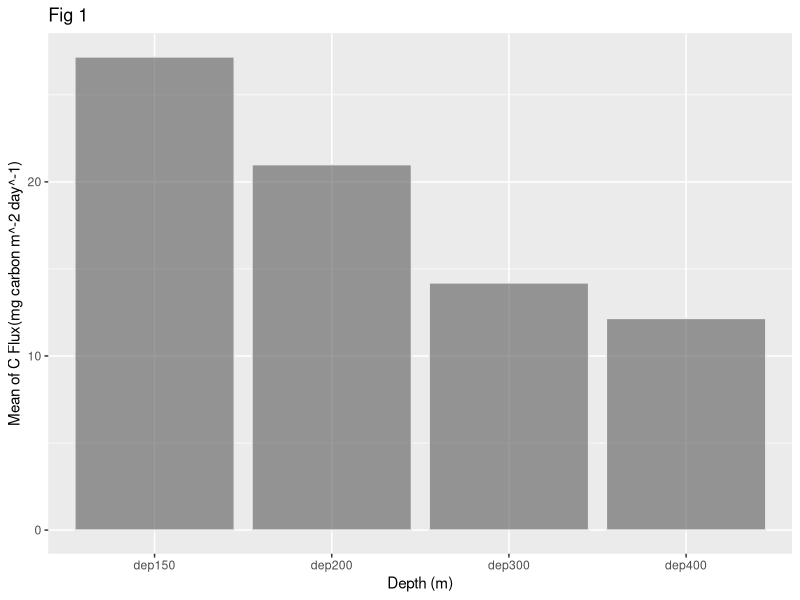
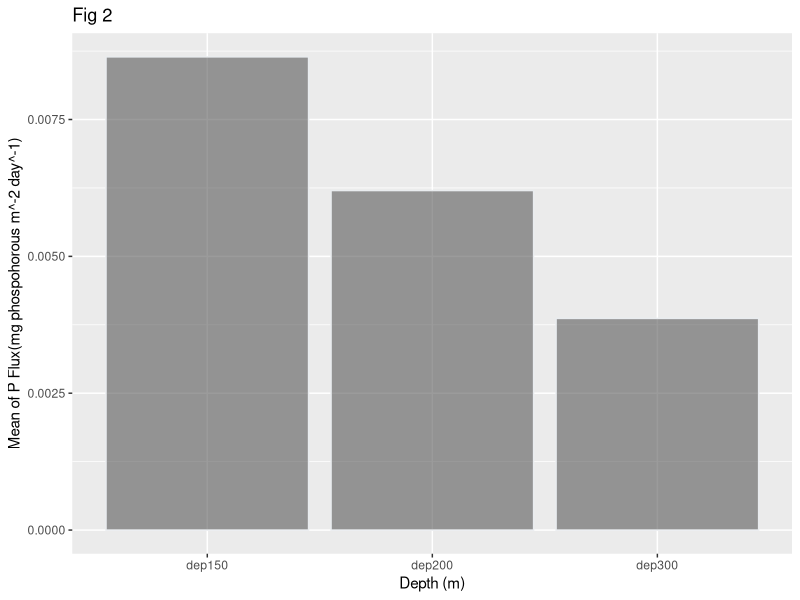
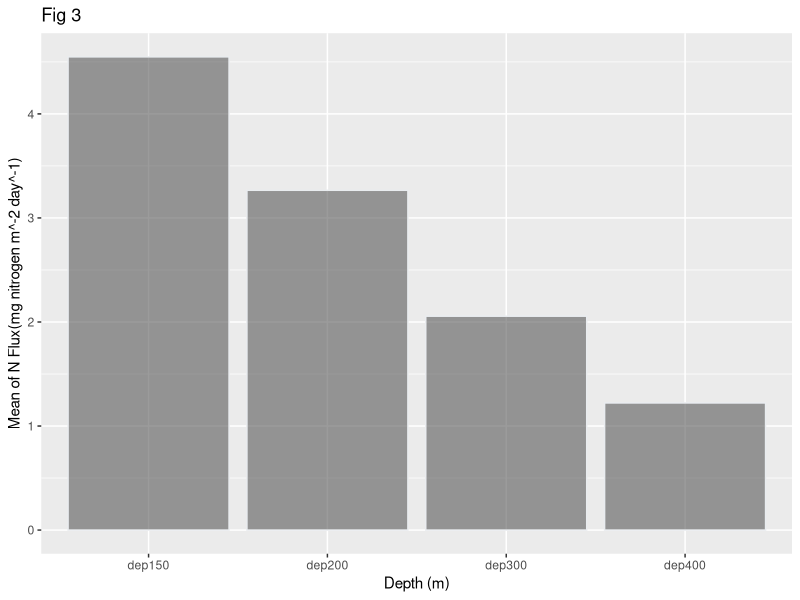
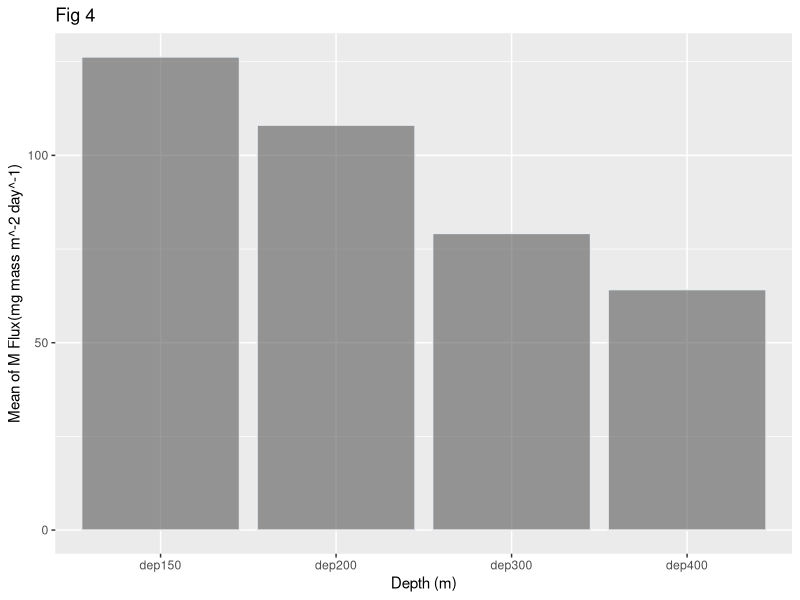
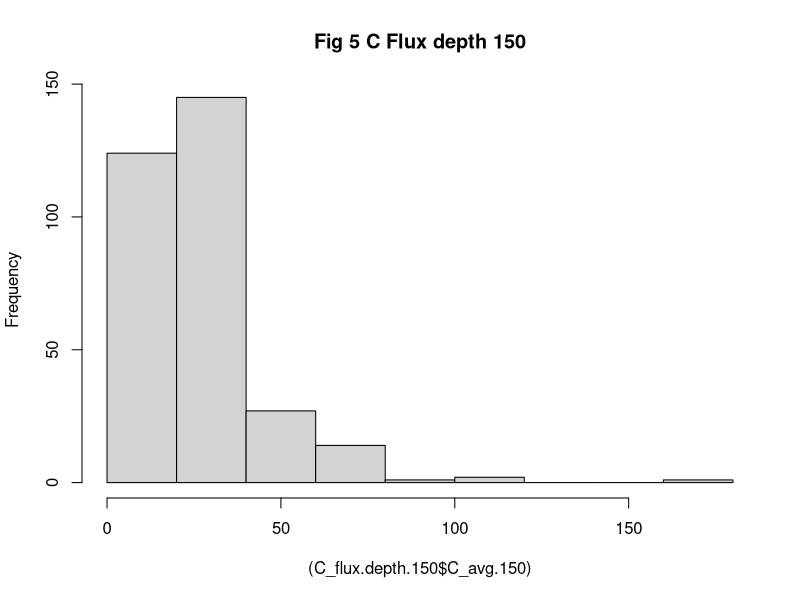
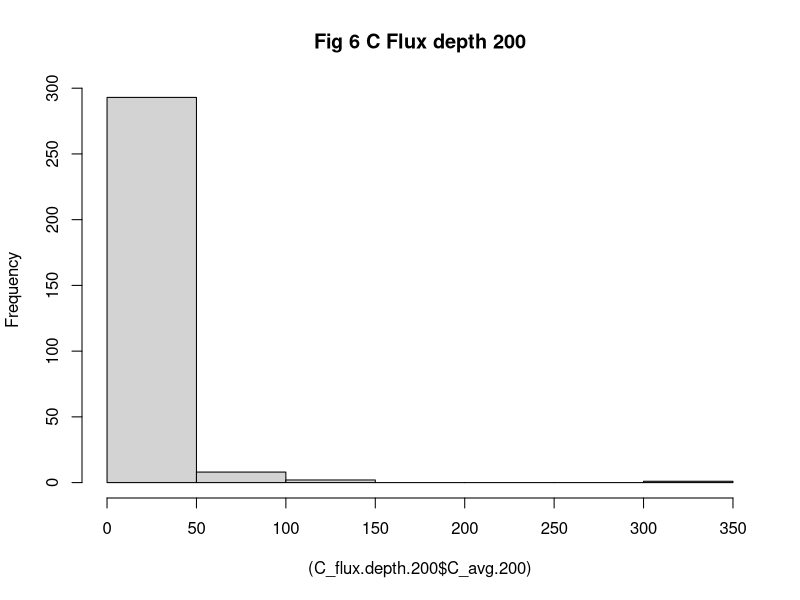
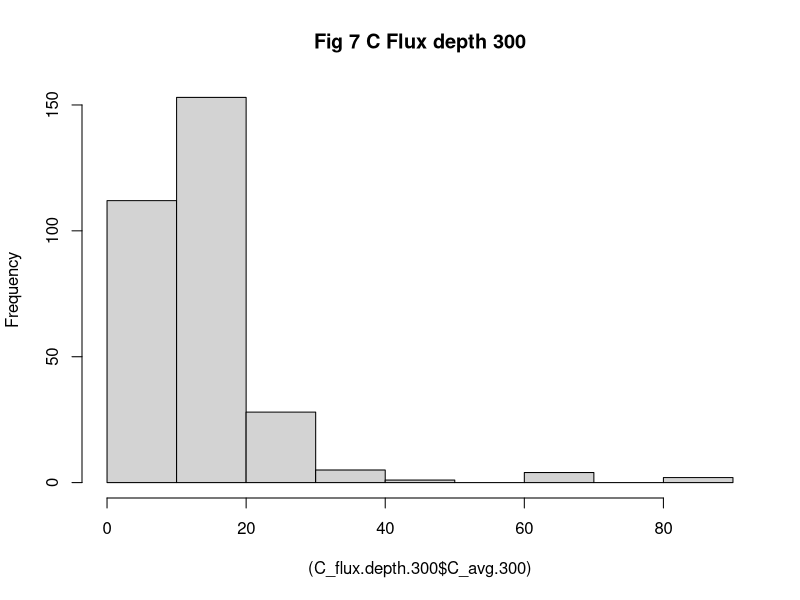
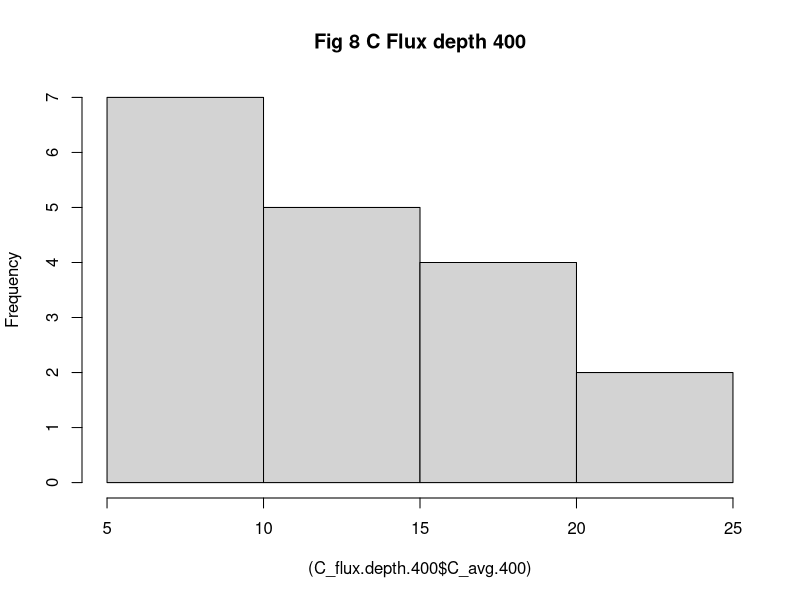

R code for these plots, in order:
## ---- chunk 1
rm(list=ls(all=TRUE))  #Housekeeping: clear out old files

options(warn = -1)
knitr::opts_chunk$set(echo = T, fig.height=6, fig.width=8, warning = F, message = F) 
## ---- chunk 2
bats_flux <- read.csv("bats_flux.csv")

delete.na <- function(DF, n=0) {
  DF[rowSums(is.na(DF)) <= n,]
} #Function that takes rows out that contains NAs 
bats_flux.noNA <- delete.na(bats_flux) # Take out rows containing NAs 

# Too many observations taken out, lets subset a new data frame

Data <- subset(bats_flux,select = c("cr","dep","yymmdd1","yymmdd2","Lat2","Lat2.1","Long1","Long2","M_avg","C_avg","N_avg","P_avg"))
Data.noNA <- delete.na(Data)

# now we can use Data.noNA to compare each flux to one another, since no flux contains NAs

## ---- chunk 3
head(Data.noNA)
## ---- chunk 4
# separate each flux into its own dataframe 
# delete rows that contain NAs 
C_flux.data <- delete.na(subset(Data,select = c("cr","dep","yymmdd1","yymmdd2","Lat2","Lat2.1","Long1","Long2","C_avg")))
N_flux.data <- delete.na(subset(Data,select = c("cr","dep","yymmdd1","yymmdd2","Lat2","Lat2.1","Long1","Long2","N_avg")))
P_flux.data <- delete.na(subset(Data,select = c("cr","dep","yymmdd1","yymmdd2","Lat2","Lat2.1","Long1","Long2","P_avg")))
M_flux.data <- delete.na(subset(Data,select = c("cr","dep","yymmdd1","yymmdd2","Lat2","Lat2.1","Long1","Long2","M_avg")))
## ---- chunk 5
# Subset each depth and rename columns 
library(tidyverse)
library(dplyr)
# use tideyverse instead
C_flux.depth.150 <- subset(C_flux.data, dep == 150)
C_flux.depth.150 <- rename(C_flux.depth.150,c("dep.150" = "dep"))
C_flux.depth.150 <- rename(C_flux.depth.150, c("C_avg.150" = "C_avg" ))
C_flux.depth.200 <- subset(C_flux.data, dep == 200)
C_flux.depth.200 <- rename(C_flux.depth.200, c("dep.200"="dep"))
C_flux.depth.200 <- rename(C_flux.depth.200, c("C_avg.200" ="C_avg"))
C_flux.depth.300 <- subset(C_flux.data, dep == 300)
C_flux.depth.300 <- rename(C_flux.depth.300, c("dep.300"="dep"))
C_flux.depth.300 <- rename(C_flux.depth.300, c("C_avg.300" ="C_avg"))
C_flux.depth.400 <- subset(C_flux.data, dep == 400)
C_flux.depth.400 <- rename(C_flux.depth.400, c("dep.400"="dep"))
C_flux.depth.400 <- rename(C_flux.depth.400, c("C_avg.400" ="C_avg"))
## ---- chunk 6
N_flux.depth.150 <- subset(N_flux.data, dep == 150)
N_flux.depth.150 <- rename(N_flux.depth.150, c("dep.150"="dep"))
N_flux.depth.150 <- rename(N_flux.depth.150, c("N_avg.150" ="N_avg"))
N_flux.depth.200 <- subset(N_flux.data, dep == 200)
N_flux.depth.200 <- rename(N_flux.depth.200, c("dep.200"="dep"))
N_flux.depth.200 <- rename(N_flux.depth.200, c("N_avg.200" ="N_avg"))
N_flux.depth.300 <- subset(N_flux.data, dep == 300)
N_flux.depth.300 <- rename(N_flux.depth.300, c("dep.300"="dep"))
N_flux.depth.300 <- rename(N_flux.depth.300, c("N_avg.300" ="N_avg"))
N_flux.depth.400 <- subset(N_flux.data, dep == 400)
N_flux.depth.400 <- rename(N_flux.depth.400, c("dep.400"="dep"))
N_flux.depth.400 <- rename(N_flux.depth.400, c("N_avg.400" ="N_avg"))
## ---- chunk 7
P_flux.depth.150 <- subset(P_flux.data, dep == 150)
P_flux.depth.150 <- rename(P_flux.depth.150, c("dep.150"="dep"))
P_flux.depth.150 <- rename(P_flux.depth.150, c("P_avg.150" ="P_avg"))
P_flux.depth.200 <- subset(P_flux.data, dep == 200)
P_flux.depth.200 <- rename(P_flux.depth.200, c("dep.200"="dep"))
P_flux.depth.200 <- rename(P_flux.depth.200, c("P_avg.200" ="P_avg"))
P_flux.depth.300 <- subset(P_flux.data, dep == 300)
P_flux.depth.300 <- rename(P_flux.depth.300, c("dep.300"="dep"))
P_flux.depth.300 <- rename(P_flux.depth.300, c("P_avg.300" ="P_avg"))
P_flux.depth.400 <- subset(P_flux.data, dep == 400)
P_flux.depth.400 <- rename(P_flux.depth.400, c("dep.400"="dep"))
P_flux.depth.400 <- rename(P_flux.depth.400, c("P_avg.400" ="P_avg"))
## ---- chunk 8
M_flux.depth.150 <- subset(M_flux.data, dep == 150)
M_flux.depth.150 <- rename(M_flux.depth.150, c("dep.150"="dep"))
M_flux.depth.150 <- rename(M_flux.depth.150, c("M_avg.150" ="M_avg"))
M_flux.depth.200 <- subset(M_flux.data, dep == 200)
M_flux.depth.200 <- rename(M_flux.depth.200, c("dep.200"="dep"))
M_flux.depth.200 <- rename(M_flux.depth.200, c("M_avg.200" ="M_avg"))
M_flux.depth.300 <- subset(M_flux.data, dep == 300)
M_flux.depth.300 <- rename(M_flux.depth.300, c("dep.300"="dep"))
M_flux.depth.300 <- rename(M_flux.depth.300, c("M_avg.300" ="M_avg"))
M_flux.depth.400 <- subset(M_flux.data, dep == 400)
M_flux.depth.400 <- rename(M_flux.depth.400, c("dep.400"="dep"))
M_flux.depth.400 <- rename(M_flux.depth.400, c("M_avg.400" ="M_avg"))
## ---- chunk 9
#n values for C-flux
length(C_flux.depth.150$C_avg.150)
length(C_flux.depth.200$C_avg.200)
length(C_flux.depth.300$C_avg.300)
length(C_flux.depth.400$C_avg.400)
## ---- chunk 10
muCflux150 <- mean(C_flux.depth.150$C_avg.150) #focusing on mean of C-avg at depth 150
s.e150c <- sd(C_flux.depth.150$C_avg.150) / sqrt(314)  #need to find s.e

muCflux200 <- mean(C_flux.depth.200$C_avg.200) #focusing on mean of C-avg at depth 200
s.e200c <- sd(C_flux.depth.200$C_avg.200) / sqrt(304)

muCflux300 <- mean(C_flux.depth.300$C_avg.300) #focusing on mean of C-avg at depth 300
s.e300c <- sd(C_flux.depth.300$C_avg.300) / sqrt(305)

muCflux400 <- mean(C_flux.depth.400$C_avg.400) #focusing on mean of C-avg at depth 400
s.e400c <- sd(C_flux.depth.400$C_avg.400) / sqrt(18)

bar.Cflux <- data.frame(c("dep150","dep200","dep300","dep400"), c(muCflux150,muCflux200,muCflux300,muCflux400), c(s.e150c,s.e200c,s.e300c,s.e400c))
colnames(bar.Cflux)[1] <- "Depth"
colnames(bar.Cflux)[2] <- "C_flux.Mean"
colnames(bar.Cflux)[3] <- "C_flux.SE"
bar.Cflux
## ---- chunk 11
library(ggplot2)
library(dplyr)

xval <- bar.Cflux$Depth #character objects need quotes
yval <- bar.Cflux$`C_flux.Mean`

ggplot()+geom_col(bar.Cflux, mapping=aes(x= Depth, y = C_flux.Mean), color="#e9ecef", alpha=0.6,) +                                     
xlab("Depth (m)") + ylab("Mean of C Flux(mg carbon m^-2 day^-1)") + ggtitle("Fig 1")               
## ---- chunk 12
#n values for P-flux
length(P_flux.depth.150$P_avg.150)
length(P_flux.depth.200$P_avg.200)
length(P_flux.depth.300$P_avg.300)
length(P_flux.depth.400$P_avg.400)
## ---- chunk 13
muPflux150 <- mean(P_flux.depth.150$P_avg.150) #focusing on mean of P-avg at depth 150
s.e150p <- sd(P_flux.depth.150$P_avg.150) / sqrt(109)  #need to find s.e

muPflux200 <- mean(P_flux.depth.200$P_avg.200) #focusing on mean of P-avg at depth 200
s.e200p <- sd(P_flux.depth.200$P_avg.200) / sqrt(106)

muPflux300 <- mean(P_flux.depth.300$P_avg.300) #focusing on mean of P-avg at depth 300
s.e300p <- sd(P_flux.depth.300$P_avg.300) / sqrt(105)

bar.Pflux <- data.frame(c("dep150","dep200","dep300"), c(muPflux150,muPflux200,muPflux300), c(s.e150p,s.e200p,s.e300p))
colnames(bar.Pflux)[1] <- "Depth"
colnames(bar.Pflux)[2] <- "P_flux.Mean"
colnames(bar.Pflux)[3] <- "P_flux.SE"
bar.Pflux
## ---- chunk 14
library(ggplot2)
library(dplyr)

xval <- bar.Pflux$Depth #character objects need quotes
yval <- bar.Pflux$`P_flux.Mean`

ggplot()+geom_col(bar.Pflux, mapping=aes(x= Depth, y = P_flux.Mean), color="#e9ecef", alpha=0.6,) +                                     
xlab("Depth (m)") + ylab("Mean of P Flux(mg phospohorous m^-2 day^-1)") + ggtitle("Fig 2")                    
## ---- chunk 15
#n values for N-flux
length(N_flux.depth.150$N_avg.150)
length(N_flux.depth.200$N_avg.200)
length(N_flux.depth.300$N_avg.300)
length(N_flux.depth.400$N_avg.400)
## ---- chunk 16
muNflux150 <- mean(N_flux.depth.150$N_avg.150) #focusing on mean of P-avg at depth 150
s.e150n <- sd(N_flux.depth.150$N_avg.150) / sqrt(312)  #need to find s.e

muNflux200 <- mean(N_flux.depth.200$N_avg.200) #focusing on mean of P-avg at depth 200
s.e200n <- sd(N_flux.depth.200$N_avg.200) / sqrt(302)

muNflux300 <- mean(N_flux.depth.300$N_avg.300) #focusing on mean of P-avg at depth 300
s.e300n <- sd(N_flux.depth.300$N_avg.300) / sqrt(303)

muNflux400 <- mean(N_flux.depth.400$N_avg.400) #focusing on mean of C-avg at depth 400
s.e400n <- sd(N_flux.depth.400$N_avg.400) / sqrt(18)

bar.Nflux <- data.frame(c("dep150","dep200","dep300","dep400"), c(muNflux150,muNflux200,muNflux300,muNflux400), c(s.e150n,s.e200n,s.e300n,s.e400n))
colnames(bar.Nflux)[1] <- "Depth"
colnames(bar.Nflux)[2] <- "N_flux.Mean"
colnames(bar.Nflux)[3] <- "N_flux.SE"
bar.Nflux
## ---- chunk 17
library(ggplot2)
library(dplyr)

xval <- bar.Nflux$Depth #character objects need quotes
yval <- bar.Nflux$`N_flux.Mean`

ggplot()+geom_col(bar.Nflux, mapping=aes(x= Depth, y = N_flux.Mean), color="#e9ecef", alpha=0.6,) +                                     
xlab("Depth (m)") + ylab("Mean of N Flux(mg nitrogen m^-2 day^-1)") + ggtitle("Fig 3")               
## ---- chunk 18
#n values for M-flux
length(M_flux.depth.150$M_avg.150)
length(M_flux.depth.200$M_avg.200)
length(M_flux.depth.300$M_avg.300)
length(M_flux.depth.400$M_avg.400)
## ---- chunk 19
muMflux150 <- mean(M_flux.depth.150$M_avg.150) #focusing on mean of P-avg at depth 150
s.e150m <- sd(M_flux.depth.150$M_avg.150) / sqrt(314)  #need to find s.e

muMflux200 <- mean(M_flux.depth.200$M_avg.200) #focusing on mean of P-avg at depth 200
s.e200m <- sd(M_flux.depth.200$M_avg.200) / sqrt(305)

muMflux300 <- mean(M_flux.depth.300$M_avg.300) #focusing on mean of P-avg at depth 300
s.e300m <- sd(M_flux.depth.300$M_avg.300) / sqrt(305)

muMflux400 <- mean(M_flux.depth.400$M_avg.400) #focusing on mean of C-avg at depth 400
s.e400m <- sd(M_flux.depth.400$M_avg.400) / sqrt(17)

bar.Mflux <- data.frame(c("dep150","dep200","dep300","dep400"), c(muMflux150,muMflux200,muMflux300,muMflux400), c(s.e150m,s.e200m,s.e300m,s.e400m))
colnames(bar.Mflux)[1] <- "Depth"
colnames(bar.Mflux)[2] <- "M_flux.Mean"
colnames(bar.Mflux)[3] <- "M_flux.SE"
bar.Mflux
## ---- chunk 20
library(ggplot2)
library(dplyr)


xval <- bar.Mflux$Depth #character objects need quotes
yval <- bar.Mflux$`M_flux.Mean`

ggplot()+geom_col(bar.Mflux, mapping=aes(x= Depth, y = M_flux.Mean), color="#e9ecef", alpha=0.6,) +                                     
xlab("Depth (m)") + ylab("Mean of M Flux(mg mass m^-2 day^-1)") + ggtitle("Fig 4")          
## ---- chunk 21
# Checking for normaility and no outliers in Carbon Flux 

hist((C_flux.depth.150$C_avg.150), main ="Fig 5 C Flux depth 150")
hist((C_flux.depth.200$C_avg.200), main ="Fig 6 C Flux depth 200")
hist((C_flux.depth.300$C_avg.300), main ="Fig 7 C Flux depth 300")
hist((C_flux.depth.400$C_avg.400), main ="Fig 8 C Flux depth 400")

# using natural log to Transform the data 

hist(log(C_flux.depth.150$C_avg.150), main ="Fig 9 C Flux depth 150 (log)")
hist(log(C_flux.depth.200$C_avg.200), main ="Fig 10 C Flux depth 200 (log)")
hist(log(C_flux.depth.300$C_avg.300), main ="Fig 11 C Flux depth 300 (log)")
hist(log(C_flux.depth.400$C_avg.400), main ="Fig 12 C Flux depth 400 (log)")
## ---- chunk 22
# Checking for outliers
par(mfrow=c(1,1))
i = "150"

depth <- c("150", "200", "300", "400")
test.object <- NULL
for (i in depth){
  test <- cbind(i,get(paste0("C_flux.depth.", i))[,9])
  test.object <- rbind(test.object,test)
}
test.object <- as.data.frame(test.object)
#View(test.object)
boxplot(log(as.numeric(test.object$V2))~test.object$i, main = "Figure 5", xlab = "Depth (m)", ylab = "log of C-Flux (mg carbon m^-2 day^-1)")
Dsts.test <- rbind(cbind(C_flux.depth.150$C_avg.150))
## ---- chunk 23
# Checking for normaility and no outliers in Nitrogen Flux 

hist((N_flux.depth.150$N_avg.150), breaks = "FD", main ="Fig 17 N Flux depth 150")
hist((N_flux.depth.200$N_avg.200), breaks = "FD", main ="Fig 18 N Flux depth 200")
hist((N_flux.depth.300$N_avg.300), breaks = "FD", main ="Fig 19 N Flux depth 300")
hist((N_flux.depth.400$N_avg.400), breaks = "FD", main ="Fig 20 N Flux depth 400")

# using natural log to Transform the data 

hist(log(N_flux.depth.150$N_avg.150), main ="Fig 21 N Flux depth 150 (log)")
hist(log(N_flux.depth.200$N_avg.200), main ="Fig 22 N Flux depth 200 (log)")
hist(log(N_flux.depth.300$N_avg.300), main ="Fig 23 N Flux depth 300 (log)")
hist(log(N_flux.depth.400$N_avg.400), main ="Fig 24 N Flux depth 400 (log)")
## ---- chunk 24
# Checking for outliers

par(mfrow=c(1,1))
i = "150"

depth <- c("150", "200", "300", "400")
test.object <- NULL
for (i in depth){
  test <- cbind(i,get(paste0("N_flux.depth.", i))[,9])
  test.object <- rbind(test.object,test)
}
test.object <- as.data.frame(test.object)
#View(test.object)
boxplot(log(as.numeric(test.object$V2))~test.object$i, main = "Figure 6", xlab = "Depth (m)", ylab = "log of N-Flux (mg nitrogen m^-2 day^-1)")
Dsts.test <- rbind(cbind(N_flux.depth.150$N_avg.150))
## ---- chunk 25
# Checking for normaility and no outliers in Phosporous Flux 
par(mfrow=c(1,3))
hist((P_flux.depth.150$P_avg.150), breaks = "FD", main ="Fig 29 P Flux depth 150")
hist((P_flux.depth.200$P_avg.200), breaks = "FD", main ="Fig 30 P Flux depth 200")
hist((P_flux.depth.300$P_avg.300), breaks = "FD", main ="Fig 31 P Flux depth 300")

# using natural log to Transform the data 
par(mfrow=c(1,3))
hist(log(P_flux.depth.150$P_avg.150), main ="Fig 32 P Flux depth 150 (log)")
hist(log(P_flux.depth.200$P_avg.200), main ="Fig 33 P Flux depth 200 (log)")
hist(log(P_flux.depth.300$P_avg.300), main ="Fig 34 P Flux depth 300 (log)")

# Checking for outliers

par(mfrow=c(1,1))
i = "150"

depth <- c("150", "200", "300")
test.object <- NULL
for (i in depth){
  test <- cbind(i,get(paste0("P_flux.depth.", i))[,9])
  test.object <- rbind(test.object,test)
}
test.object <- as.data.frame(test.object)
#View(test.object)
boxplot(log(as.numeric(test.object$V2))~test.object$i, main = "Figure 7", xlab = "Depth (m)", ylab = "log of P-Flux (mg phosphorous m^-2 day^-1)")
Dsts.test <- rbind(cbind(P_flux.depth.150$P_avg.150))

## ---- chunk 26
# Checking for normaility and no outliers in Mass Flux 

hist((M_flux.depth.150$M_avg.150), breaks = "FD", main ="Fig 38 M Flux depth 150")
hist((M_flux.depth.200$M_avg.200), breaks = "FD", main ="Fig 39 M Flux depth 200")
hist((M_flux.depth.300$M_avg.300), breaks = "FD", main ="Fig 40 M Flux depth 300")
hist((M_flux.depth.400$M_avg.400), breaks = "FD", main ="Fig 41 M Flux depth 400")

# using natural log to Transform the data 

hist(log(M_flux.depth.150$M_avg.150), main ="Fig 42 M Flux depth 150 (log)")
hist(log(M_flux.depth.200$M_avg.200), main ="Fig 43 M Flux depth 200 (log)")
hist(log(M_flux.depth.300$M_avg.300), main ="Fig 44 M Flux depth 300 (log)")
hist(log(M_flux.depth.400$M_avg.400), main ="Fig 45 M Flux depth 400 (log)")

# Checking for outliers

par(mfrow=c(1,1))
i = "150"

depth <- c("150", "200", "300", "400")
test.object <- NULL
for (i in depth){
  test <- cbind(i,get(paste0("M_flux.depth.", i))[,9])
  test.object <- rbind(test.object,test)
}
test.object <- as.data.frame(test.object)
#View(test.object)
boxplot(log(as.numeric(test.object$V2))~test.object$i, main = "Figure 8", xlab = "Depth (m)", ylab = "log of M-Flux (mg mass m^-2 day^-1)")
Dsts.test <- rbind(cbind(M_flux.depth.150$M_avg.150))


## ---- chunk 27
#create D-bar for each paired group

C.depth.150.200 <- merge(C_flux.depth.150,C_flux.depth.200,by = c("cr","yymmdd1","yymmdd2","Lat2","Lat2.1","Long1","Long2"))
D_bar.C.150.200 <- muCflux150 - muCflux200
C.depth.150.200$D <- C.depth.150.200$C_avg.150 - C.depth.150.200$C_avg.200

C.depth.200.300 <- merge(C_flux.depth.200,C_flux.depth.300,by = c("cr","yymmdd1","yymmdd2","Lat2","Lat2.1","Long1","Long2"))
D_bar.C.200.300 <- muCflux200 - muCflux300
C.depth.200.300$D <- C.depth.200.300$C_avg.200 - C.depth.200.300$C_avg.300

N.depth.150.200 <- merge(N_flux.depth.150,N_flux.depth.200,by = c("cr","yymmdd1","yymmdd2","Lat2","Lat2.1","Long1","Long2"))
D_bar.N.150.200 <- muNflux150 - muNflux200
N.depth.150.200$D <- N.depth.150.200$N_avg.150 - N.depth.150.200$N_avg.200

N.depth.200.300 <- merge(N_flux.depth.200,N_flux.depth.300,by = c("cr","yymmdd1","yymmdd2","Lat2","Lat2.1","Long1","Long2"))
D_bar.N.200.300 <- muNflux200 - muNflux300
N.depth.200.300$D <- N.depth.200.300$N_avg.200 - N.depth.200.300$N_avg.300

P.depth.150.200 <- merge(P_flux.depth.150,P_flux.depth.200,by = c("cr","yymmdd1","yymmdd2","Lat2","Lat2.1","Long1","Long2"))
D_bar.P.150.200 <- muPflux150 - muPflux200
P.depth.150.200$D <- P.depth.150.200$P_avg.150 - P.depth.150.200$P_avg.200

P.depth.200.300 <- merge(P_flux.depth.200,P_flux.depth.300,by = c("cr","yymmdd1","yymmdd2","Lat2","Lat2.1","Long1","Long2"))
D_bar.P.200.300 <- muPflux200 - muPflux300
P.depth.200.300$D <- P.depth.200.300$P_avg.200 - P.depth.200.300$P_avg.300

M.depth.150.200 <- merge(M_flux.depth.150,M_flux.depth.200,by = c("cr","yymmdd1","yymmdd2","Lat2","Lat2.1","Long1","Long2"))
D_bar.M.150.200 <- muMflux150 - muMflux200
M.depth.150.200$D <- M.depth.150.200$M_avg.150 - M.depth.150.200$M_avg.200

M.depth.200.300 <- merge(M_flux.depth.200,M_flux.depth.300,by = c("cr","yymmdd1","yymmdd2","Lat2","Lat2.1","Long1","Long2"))
D_bar.M.200.300 <- muMflux200 -muMflux300
M.depth.200.300$D <- M.depth.200.300$M_avg.200 - M.depth.200.300$M_avg.300

D_bar.mean <- data.frame(c("dep150.200","dep200.300"), c(D_bar.C.150.200, D_bar.C.200.300), c(D_bar.N.150.200, D_bar.N.200.300), c(D_bar.P.150.200 ,D_bar.P.200.300 ), c(D_bar.M.150.200 ,D_bar.M.200.300))
colnames(D_bar.mean)[1] <- "Depth.Diff"
colnames(D_bar.mean)[2] <- "C_flux"
colnames(D_bar.mean)[3] <- "N_flux"
colnames(D_bar.mean)[4] <- "P_flux"
colnames(D_bar.mean)[5] <- "M_flux"
D_bar.mean
## ---- chunk 28
#check distribution of D (difference between paried depth samples)

# Carbon 
par(mfrow=c(1,3))
hist(C.depth.150.200$D, breaks = "FD", main = "Fig 9 C.depth.150.200$D")
hist(log(C.depth.150.200$D), breaks = "FD", main ="Fig 10 C.depth.150.200$D_bar") #try lo transform 
boxplot(log(C.depth.150.200$D), main = "Fig 11 C.depth.150.200$D") #lots of outliers 
## ---- chunk 29
# Carbon 
par(mfrow=c(1,3))
hist(C.depth.200.300$D, breaks = "FD", main = "Fig 12 C.depth.200.300$D")
hist(log(C.depth.200.300$D), breaks = "FD", main ="Fig 13 C.depth.200.300$D_bar") #try lo transform 
boxplot(log(C.depth.200.300$D), main ="Fig 14 C.depth.200.300$D") #lots of outliers 
## ---- chunk 30
# Nitrogen
par(mfrow=c(1,3))
hist(N.depth.150.200$D, breaks = "FD", main ="Fig 15 N.depth.150.200$D_bar")
hist(log(N.depth.150.200$D), breaks = "FD", main ="Fig 16 N.depth.150.200$D_bar") #try lo transform 
boxplot(log(N.depth.150.200$D), main = "Fig 17 N.depth.150.200$D") #lots of outliers 
## ---- chunk 31
# Nitrogen
par(mfrow=c(1,3))
hist(N.depth.200.300$D, breaks = "FD", main = "Fig 17 N.depth.200.300$D")
hist(log(N.depth.200.300$D), breaks = "FD", main ="Fig 18 N.depth.200.300$D_bar") #try lo transform 
boxplot(log(N.depth.200.300$D), main = "Fig 19 N.depth.200.300$D") #lots of outliers 
## ---- chunk 32
# Phosphorous
par(mfrow=c(1,3))
hist(P.depth.150.200$D, breaks = "FD", main ="Fig 20 P.depth.150.200$D_bar")
hist(log(P.depth.150.200$D), breaks = "FD", main ="Fig 21 P.depth.150.200$D_bar") #try lo transform 
boxplot(log(P.depth.150.200$D), main ="Fig 22 P.depth.150.200$D_bar") #lots of outliers 
## ---- chunk 33
# Phosporous
par(mfrow=c(1,3))
hist(P.depth.200.300$D, breaks = "FD", main ="Fig 23 P.depth.200.300$D_bar")
hist(log(P.depth.200.300$D), breaks = "FD", main ="Fig 24 P.depth.200.300$D_bar") #try lo transform 
boxplot(log(P.depth.200.300$D), main ="Fig 25 P.depth.200.300$D_bar") #lots of outliers 
## ---- chunk 34
# Mass 
par(mfrow=c(1,3))
hist(M.depth.150.200$D, breaks = "FD", main ="Fig 25 M.depth.150.200$D_bar")
hist(log(M.depth.150.200$D), breaks = "FD", main ="Fig 26 M.depth.150.200$D_bar") #try lo transform 
boxplot(log(M.depth.150.200$D), main ="Fig 27 M.depth.150.200$D_bar") #lots of outliers 
## ---- chunk 35
# Mass
par(mfrow=c(1,3))
hist(M.depth.200.300$D, breaks = "FD", main ="Fig 28 M.depth.200.300$D_bar")
hist(log(M.depth.200.300$D), breaks = "FD", main ="Fig 29 M.depth.200.300$D_bar") #try lo transform 
boxplot(log(M.depth.200.300$D), main ="Fig 30 M.depth.200.300$D_bar") #lots of outliers 
## ---- chunk 36
# hyp test 1
t.test(log(C.depth.150.200$C_avg.150) ,log(C.depth.150.200$C_avg.200), alternative = "greater", paired = TRUE, var.equal = TRUE)
## ---- chunk 37
# hyp test 2
t.test(log(C.depth.200.300$C_avg.200) ,log(C.depth.200.300$C_avg.300), alternative = "greater", paired = TRUE, var.equal = TRUE)
## ---- chunk 38
# hyp test 3
t.test(log(N.depth.150.200$N_avg.150) ,log(N.depth.150.200$N_avg.200), alternative = "greater", paired = TRUE, var.equal = TRUE)
## ---- chunk 39
# hyp test 4
t.test(log(N.depth.200.300$N_avg.200) ,log(N.depth.200.300$N_avg.300), alternative = "greater", paired = TRUE, var.equal = TRUE)
## ---- chunk 40
# hyp test 5
t.test(log(P.depth.150.200$P_avg.150) ,log(P.depth.150.200$P_avg.200), alternative = "greater", paired = TRUE, var.equal = TRUE)
## ---- chunk 41
# hyp test 6
t.test(log(P.depth.200.300$P_avg.200) ,log(P.depth.200.300$P_avg.300), alternative = "greater", paired = TRUE, var.equal = TRUE)
## ---- chunk 42
# hyp test 7
t.test(log(M.depth.150.200$M_avg.150) ,log(M.depth.150.200$M_avg.200), alternative = "greater", paired = TRUE, var.equal = TRUE)
## ---- chunk 43
# hyp test 8
t.test(log(M.depth.200.300$M_avg.200) ,log(M.depth.200.300$M_avg.300), alternative = "greater", paired = TRUE, var.equal = TRUE)
## ---- chunk 44
# plotting each nutrient flux against mass flux

#plot(Data.noNA) # we see some relationships between mass flux and the rest of the nutrient fluxes
par(mfrow=c(1,3))
plot(log(Data.noNA$C_avg),log(Data.noNA$M_avg), main ="Fig 31 M v. C") #good linearity, but clumping
lmfit_C.M <- lm(log(M_avg) ~ log(C_avg), data = Data.noNA)
summary(lmfit_C.M)
abline(lmfit_C.M)

plot(log(Data.noNA$N_avg),log(Data.noNA$M_avg), main ="Fig 32 M v. N") # alright linearity, still clumping 
lmfit_N.M <- lm(log(M_avg) ~ log(N_avg), data = Data.noNA)
summary(lmfit_N.M)
abline(lmfit_N.M)

plot(log(Data.noNA$P_avg),log(Data.noNA$M_avg), main ="Fig 33 M v. P") # worse, still clumping 
lmfit_P.M <- lm(log(M_avg) ~ log(P_avg), data = Data.noNA)
summary(lmfit_P.M)
abline(lmfit_P.M)

## ---- chunk 45
#Carbon EDA
resids <- resid( lmfit_C.M ) # extract epsilon_hats
fit <- fitted ( lmfit_C.M ) # extract y_hats

par(mfrow=c(1,2))

hist(resids, breaks=20, main = "Fig 34")
qqnorm(resids)
qqline(resids) # add straight line from true normal

plot(resids, main="Fig 35 resid vs i") 
abline(h=0) # mean of epsilon_hat

plot(x=fit, y=resids, main="Fig 36 resid vs y_hat")
abline(h=0)

## ---- chunk 46
#Nitrogen EDA
resids <- resid( lmfit_N.M ) # extract epsilon_hats
fit <- fitted ( lmfit_N.M ) # extract y_hats

par(mfrow=c(1,2))

hist(resids, breaks=20, main = "Fig 37")
qqnorm(resids)
qqline(resids) # add straight line from true normal

plot(resids, main="Fig 38 resid vs i") 
abline(h=0) # mean of epsilon_hat

plot(x=fit, y=resids, main="Fig 39 resid vs y_hat")
abline(h=0)

## ---- chunk 47
#Phosphorus EDA
resids <- resid( lmfit_P.M ) # extract epsilon_hats
fit <- fitted ( lmfit_P.M ) # extract y_hats

par(mfrow=c(1,2))

hist(resids, breaks=20, main = "Fig 40")
qqnorm(resids)
qqline(resids) # add straight line from true normal

plot(resids, main="Fig 41 resid vs i") 
abline(h=0) # mean of epsilon_hat

plot(x=fit, y=resids, main="Fig 42 resid vs y_hat")
abline(h=0)
## ---- chunk 48
#Collinearity??
plot(Data.noNA) # we see collinearity between Carbon and Nitrogen
Data.noNA$flux <- Data.noNA$C_avg - Data.noNA$N_avg  #combine the fluxes

lmfit.flux <- lm(log(M_avg) ~ log(flux),
         data=Data.noNA)
summary(lmfit.flux)
plot(log(Data.noNA$flux), log(Data.noNA$M_avg), main ="Fig 43")
abline(lmfit.flux)

resids <- resid( lmfit.flux ) # extract epsilon_hats
fit <- fitted ( lmfit.flux ) # extract y_hats

par(mfrow=c(1,2))

hist(resids, breaks=20, main ="Fig 44")
qqnorm(resids)
qqline(resids) # add straight line from true normal

plot(resids, main="Fig 45 resid vs i") 
abline(h=0) # mean of epsilon_hat

plot(x=fit, y=resids, main="Fig 46 resid vs y_hat")
abline(h=0)

## ---- chunk 49
# dept v. C_avg

par(mfrow=c(1,4))

plot(Data.noNA$dep, log(Data.noNA$C_avg), main ="Fig 47")
lmfit_Dep.C <- lm(log(C_avg) ~ dep, data = Data.noNA)
summary(lmfit_Dep.C)
abline(lmfit_Dep.C)

plot(Data.noNA$dep, log(Data.noNA$N_avg), main= "Fig 48")
lmfit_Dep.N <- lm(log(N_avg) ~ dep, data = Data.noNA)
summary(lmfit_Dep.N)
abline(lmfit_Dep.N)

plot(Data.noNA$dep, log(Data.noNA$P_avg),  main= "Fig 49")
lmfit_Dep.P <- lm(log(P_avg) ~ dep, data = Data.noNA)
summary(lmfit_Dep.P)
abline(lmfit_Dep.P)

plot(Data.noNA$dep, log(Data.noNA$M_avg),  main= "Fig 50")
lmfit_Dep.M <- lm(log(M_avg) ~ dep, data = Data.noNA)
summary(lmfit_Dep.M)
abline(lmfit_Dep.M)
## ---- chunk 50
#multiple regression
lmfit.MR <- lm(log(M_avg) ~ log(flux) + dep, data = Data.noNA)
summary(lmfit.MR)

resids <- resid( lmfit.MR ) # extract epsilon_hats
fit <- fitted ( lmfit.MR ) # extract y_hats

par(mfrow=c(1,2))

hist(resids, breaks=20,  main= "Fig 51")
qqnorm(resids)
qqline(resids) # add straight line from true normal

plot(resids, main="Fig 52 resid vs i") 
abline(h=0) # mean of epsilon_hat

plot(x=fit, y=resids, main="Fig 53 resid vs y_hat")
abline(h=0)
## ---- chunk 51
#anova 1
smaller <- lmfit.flux; larger <- lmfit.MR
anova(smaller, larger)
## ---- chunk 52
#anova 2
smaller.1 <- lmfit_Dep.M; larger <- lmfit.MR
anova(smaller.1, larger)
## ---- chunk 53
#we want to make predictions on the Mass average flux. 

# we want to compare this against depth and C,N,P fluxes 

# Depth is categorical 
# N,P,C are numerical 

library(psych) # for `pairs.panels()`
library(lattice)

ANOCOVA.data <- subset(Data.noNA, select = c("dep", "M_avg", "C_avg","N_avg","P_avg"))
attach(ANOCOVA.data)

summary(ANOCOVA.data)

pairs.panels(data.frame(as.factor(dep),log(C_avg),log(N_avg),log(P_avg),log(M_avg)), main = "Fig 54")

xyplot(log(M_avg) ~ log(C_avg) | as.factor(dep), 
                  main="Fig 55: Activity level-specific scatterplots"
           )

    xyplot(log(M_avg) ~ log(C_avg), groups=as.factor(dep), 
                  auto.key=TRUE,
                  main="Fig 56: Scatterplot with color=group level"
           )
    
    xyplot(log(M_avg) ~ log(C_avg), groups=as.factor(dep), 
                  type=c("p","r"), # `p` for _points_, `r` for _regression line_
                                   # see https://stackoverflow.com/questions/12972039/plotting-xyplot-with-regression-line-on-lattice-graphics for more
                  auto.key=TRUE,
                  main="Fig 57: Three standalone depth level-specific `lm()` fits"
           )
## ---- chunk 54
#reformat yymmdd so that r can better use it blocking factors 

# only yymmdd1 was used to create new year and month columns since yymmdd1 and yymmdd2 sampled were only a couple days apart and were averaged out in flux columns

#install.packages("lubridate")
library(lubridate)
Data.noNA$Date <- as.Date(paste(substr(Data.noNA$yymmdd1,1,4),
                                         substr(Data.noNA$yymmdd1,5,6),
                                         substr(Data.noNA$yymmdd1,7,8), sep = "-"),
                                   format = '%Y-%m-%d')

Data.noNA$Year <- substr(Data.noNA$yymmdd1,1,4)



#install.packages("lubridate")
library(lubridate)                            
Data.noNA$month <- as.Date(paste(substr(Data.noNA$yymmdd1,5,6),
                              substr(Data.noNA$yymmdd1,7,8), sep = "-"),
                        format = '%m-%d')           
Data.noNA$month <- round_date(Data.noNA$month, unit = "month")
Data.noNA$month <- format(Data.noNA$month,format = "%Y-%b-%d")
Data.noNA$month <- substr(paste(Data.noNA$month),6,8)

## ---- chunk 55
#ANCOVA
ANOCOVA.data <- subset(Data.noNA, select = c("dep", "M_avg", "C_avg","N_avg","P_avg", "Year", "month"))
ANOCOVA.data <- as.vector(ANOCOVA.data)
ANCOVA <- lm(log(M_avg) ~ log(C_avg) + log(N_avg) + log(P_avg) + dep + as.factor(Year) + as.factor(month),data = ANOCOVA.data)
summary(ANCOVA)
plot(ANCOVA) 
resids <- resid(ANCOVA)
fit <-fitted(ANCOVA)
## ---- chunk 56
